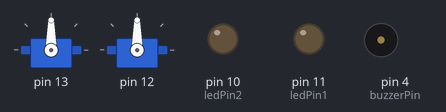
The sketch below on a simulated Arduino Uno, built with avr-gcc and run on an emulated ATmega328P. Parts: 2 × servo, output pins drawn as LEDs (lit = HIGH), buzzer (waves = sounding).

Above: at 0.1 s.
At 1.5 s:
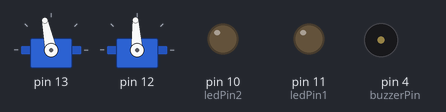
At 8.3 s:
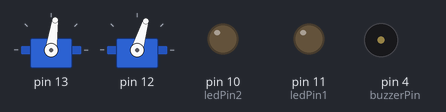
At 13.3 s:
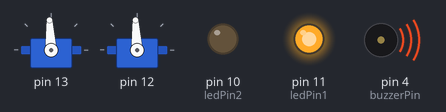
At 17.9 s:
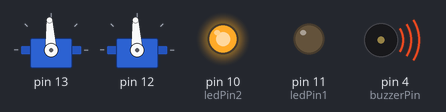
At 38.3 s:
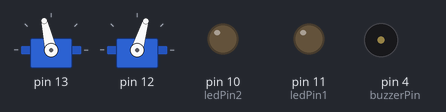
Timing chart, 0 to 40.0 s (numbered marks = the images above):
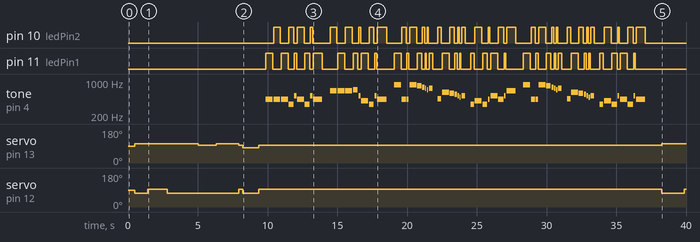

Measured:
- by itself, pin 10 (ledPin2): LOW → HIGH at 10.4 s, → LOW 0.50 s later, → HIGH 0.60 s later, → LOW 0.35 s later, … (66 changes in this stretch)
- by itself, pin 11 (ledPin1): LOW → HIGH at 9.9 s, → LOW 0.50 s later, → HIGH 0.60 s later, → LOW 0.50 s later, … (66 changes in this stretch)
- by itself, servo on pin 13: 90° → 103° at 0.50 s, → 102° 0.90 s later, → 103° 1.4 s later, → 93° 2.3 s later, … (10 changes in this stretch)
- by itself, servo on pin 12: 90° → 73° at 0.50 s, → 93° 0.90 s later, → 73° 1.4 s later, → 93° 5.1 s later, … (8 changes in this stretch)
- by itself, tone on pin 4 (buzzerPin): plays 440 Hz for 0.50 s, 440 Hz for 0.50 s, 440 Hz for 0.50 s, 349 Hz for 0.35 s, 523 Hz for 0.15 s, 440 Hz for 0.50 s … (66 notes in this stretch)

The sketch:

LeftServoStayStill.ino
```cpp
#include <Servo.h> //Include servo library
Servo servoLeft;
Servo servoRight;
const int c = 261;
const int d = 294;
const int e = 329;
const int f = 349;
const int g = 391;
const int gS = 415;
const int a = 440;
const int aS = 455;
const int b = 466;
const int cH = 523;
const int cSH = 554;
const int dH = 587;
const int dSH = 622;
const int eH = 659;
const int fH = 698;
const int fSH = 740;
const int gH = 784;
const int gSH = 830;
const int aH = 880;

const int buzzerPin = 4;
const int ledPin1 = 11;
const int ledPin2 = 10;

int counter = 0;

void setup() {
  //Init servos
  Serial.begin(9600);
  attachServos(13,12);

  //Init pin and sound
  pinMode(buzzerPin, OUTPUT);
  pinMode(ledPin1, OUTPUT);
  pinMode(ledPin2, OUTPUT);
  delay(500);
  makeZ();

}

void makeZ(){
  //Start Z sequence
  forward(900);
  turnRight(1400);
  forward(2250);
  turnLeft(1290);
  forward(1600);
  stopRoll(300);
  turnOnCoin(false, 1140);
  stopRoll(0);
  delay(500);
  playMusic();
  delay(500);
  forward(1600);
  turnRight(1400);
  forward(2100);
  turnLeft(1300);
  forward(1400);
  stopRoll(0);
  detachServos();
}
void loop() {
  // put your main code here, to run repeatedly:

}

void forward(int i) {
  servoLeft.writeMicroseconds(1610);
  servoRight.writeMicroseconds(1300);
  delay(i);
}
void backwards(int i) {
  servoLeft.writeMicroseconds(1390);
  servoRight.writeMicroseconds(1700);
  delay(i);
}

void turnRight(int i) {
  servoLeft.writeMicroseconds(1600);
  servoRight.writeMicroseconds(1500);
  delay(i);
}

void turnLeft(int i) {
  servoLeft.writeMicroseconds(1500);
  servoRight.writeMicroseconds(1300);
  delay(i);
}

void stopRoll(int i) {
  servoLeft.writeMicroseconds(1500);
  servoRight.writeMicroseconds(1500);
  delay(i);
}

void turnOnCoin(bool rev, int i){
  //Turn left by default
  if (!rev) {
    servoLeft.writeMicroseconds(1390);
    servoRight.writeMicroseconds(1300);
  } else {
    servoLeft.writeMicroseconds(1610);
    servoRight.writeMicroseconds(1700);
  }
  delay(i);
}
void detachServos() {
  servoRight.detach();
  servoLeft.detach();
}

void attachServos(int left, int right){
  servoLeft.attach(left);
  servoRight.attach(right);
}


void playMusic() {
  firstSection();
  secondSection();
  beep(f, 250);
  beep(gS, 500);
  beep(f, 350);
  beep(a, 125);
  beep(cH, 500);
  beep(a, 375);
  beep(cH, 125);
  beep(eH, 650);
  delay(500);

  secondSection();
  beep(f, 250);
  beep(gS, 500);
  beep(f, 375);
  beep(cH, 125);
  beep(a, 500);
  beep(f, 375);
  beep(cH, 125);
  beep(a, 650);
  delay(650);
}

void beep(int note, int duration){
  tone(buzzerPin, note, duration);  //Play different LED depending on value of 'counter'

  if(counter % 2 == 0){
    digitalWrite(ledPin1, HIGH);
    delay(duration);
    digitalWrite(ledPin1, LOW);
  }
  else{
    digitalWrite(ledPin2, HIGH);
    delay(duration);
    digitalWrite(ledPin2, LOW);
  }

  noTone(buzzerPin);  //Stop tone on buzzerPin
  delay(50);
  counter++;  //Increment counter
}

void firstSection(){
  beep(a, 500);
  beep(a, 500);
  beep(a, 500);
  beep(f, 350);
  beep(cH, 150);
  beep(a, 500);
  beep(f, 350);
  beep(cH, 150);
  beep(a, 650);
  delay(500);

  beep(eH, 500);
  beep(eH, 500);
  beep(eH, 500);
  beep(fH, 350);
  beep(cH, 150);
  beep(gS, 500);
  beep(f, 350);
  beep(cH, 150);
  beep(a, 650);
  delay(500);
}

void secondSection(){
  beep(aH, 500);
  beep(a, 300);
  beep(a, 150);
  beep(aH, 500);
  beep(gSH, 325);
  beep(gH, 150);
  beep(fSH, 90);
  beep(fH, 90);
  beep(fSH, 250);
  delay(325);

  beep(aS, 250);
  beep(dSH, 500);
  beep(dH, 325);
  beep(cSH, 150);
  beep(cH, 90);
  beep(b+25, 90);
  beep(cH, 250);
  delay(350);
}
```
